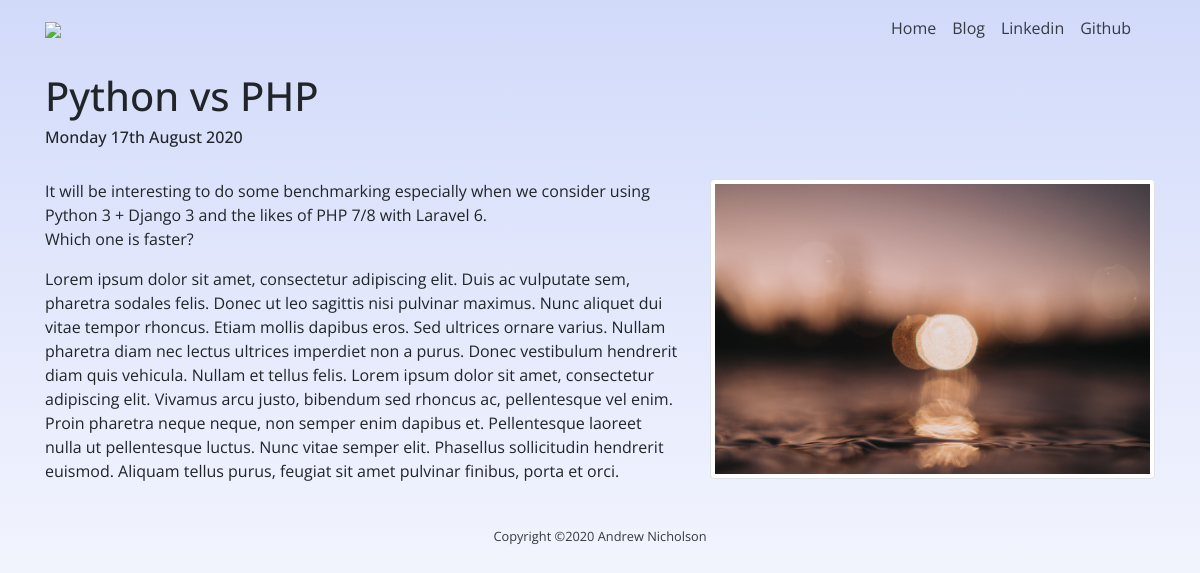
Screenshot of /blog/python-vs-php/ with the database file from the repository.
### blog/models.py (models this page shows, shortened)
class Blog(models.Model):
    title = models.CharField(max_length=150)
    body = models.TextField()
    image = models.ImageField(upload_to='portfolio/images/')
    url = models.URLField(blank=True)
    datetime = models.DateTimeField()
    slug = models.SlugField()

### blog/views.py (the view)
# urls.py: path('<slug:blog_slug>/', views.detail, name='detail'),
def detail(request, blog_slug):
    blog = get_object_or_404(Blog, slug=blog_slug)
    return render(request, 'detail.html', {'blog':blog})

### blog/templates/detail.html
{% extends 'base.html' %}
{% block content %}
<h1 class="display-5 pt-3">{{ blog.title }}</h1>
<h6 class="pb-4">{{ blog.datetime|date:'l jS F Y' }}</h6>
<div class="row">
    <div class="col-md-7">
        {{ blog.body|linebreaks }}
    </div>
    <div class="col-md-5">
        <img src="{{ blog.image.url }}" class="img-thumbnail" width="500"/><br>
    </div>
</div>
{% endblock %}

### portfolio/static/styles.css (style rules this page uses)
html { height:100%; }
body { font-family: 'Open Sans', sans-serif; height: 100%; background: -webkit-gradient(linear, left top, left bottom, from(#d2dafa), to(#FFFFFF)) fixed; }

### rows the page displays
Blog: title "Python vs PHP", datetime "Monday 17th August 2020", body "It will be interesting to do some benchmarking especially when we consider using Python 3 + Django 3 and the likes of PHP 7/8 with Laravel 6. Which one is faster? Lorem ipsum dolor sit amet, consectetur adipiscing elit. Duis ac vulputate sem, pharetra sodales felis. Donec ut leo sagittis nisi pulvinar maximus. Nunc aliquet dui vitae tempor rhoncus. Etiam mollis dapibus eros. Sed ultrices ornare varius. Nullam pharetra diam nec lectus ultrices imperdiet non a purus. Donec vestibulum hendrerit diam quis vehicula. Nullam et tellus felis. Lorem ipsum dolor sit amet, consectetur adipiscing elit. Vivamus arcu justo, bibendum sed rhoncus ac, pellentesque vel enim. Proin pharetra neque neque, non…", image (picture)
